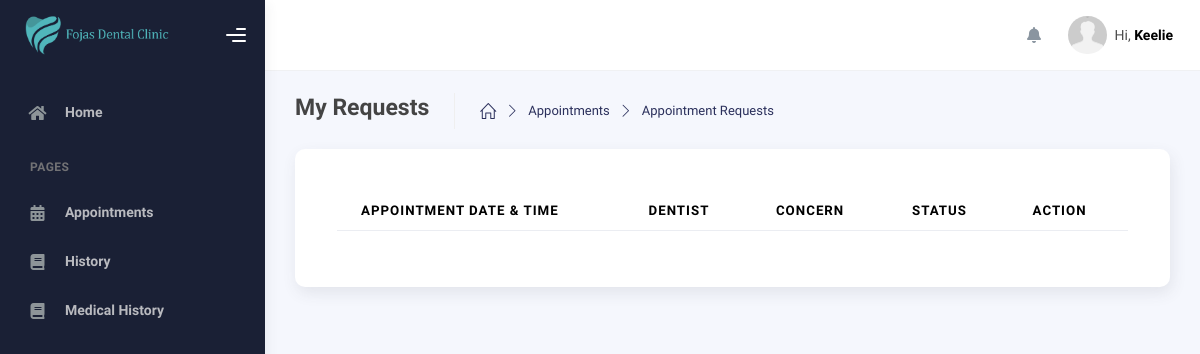
/modules/patients/requests.php (signed in), run on an earlier commit of the app's database.
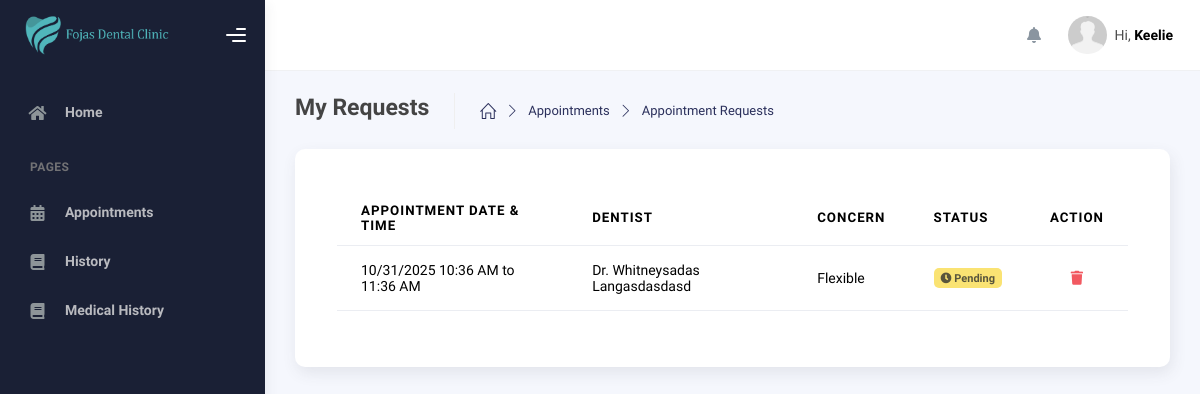
And on a later commit of the database.
### tables this page shows
CREATE TABLE `appointments` (
  `id` int(11) NOT NULL,
  `user_id` int(11) NOT NULL,
  `user_id_patient` int(11) NOT NULL,
  `appointment_id` int(110) NOT NULL,
  `concern` varchar(255) NOT NULL,
  `confirmed` int(11) NOT NULL,
  `appointment_time` varchar(100) NOT NULL,
  `appointment_date` varchar(100) NOT NULL,
  `date_created` date NOT NULL,
  `date_updated` date NOT NULL,
  `remarks` varchar(255) DEFAULT NULL,
  `walk_in` int(11) DEFAULT NULL
);

CREATE TABLE `users` (
  `id` int(11) NOT NULL,
  `user_id` int(100) NOT NULL,
  `role_id` int(11) NOT NULL,
  `first_name` varchar(250) NOT NULL,
  `middle_name` varchar(255) NOT NULL,
  `last_name` varchar(255) NOT NULL,
  `mobile_number` varchar(255) NOT NULL,
  `email` varchar(255) DEFAULT NULL,
  `password` varchar(255) NOT NULL,
  `date_of_birth` date NOT NULL,
  `date_created` date NOT NULL,
  `date_updated` date NOT NULL,
  `token` varchar(255) DEFAULT NULL,
  `address` varchar(255) DEFAULT NULL,
  `otp` varchar(100) DEFAULT NULL
);

### modules/queries/Appointments/appointments.php (called while the page is built, shortened)
<?php
function getAllRequestsById($conn, $id) {
  $sql = "SELECT
    appointments.appointment_id,
    appointments.user_id AS doctor_id,
    appointments.user_id_patient AS patient_id,
    appointments.concern,
    appointments.appointment_date,
    appointments.appointment_time,
    appointments.confirmed,
    appointments.remarks,
    patient.first_name AS patient_first_name,
    patient.middle_name AS patient_middle_name,
    patient.last_name AS patient_last_name,
    doctor.first_name AS doctor_first_name,
    doctor.middle_name AS doctor_middle_name,
    doctor.last_name AS doctor_last_name,
    schedule.start_time,
    schedule.end_time
  FROM appointments
  LEFT JOIN users AS patient
  ON appointments.user_id_patient = patient.user_id
  LEFT JOIN users AS doctor
  ON appointments.user_id = doctor.user_id
  LEFT JOIN schedule
  ON appointments.user_id = schedule.user_id
  WHERE appointments.user_id_patient = ?
  ";
  $stmt = mysqli_prepare($conn, $sql);
  mysqli_stmt_bind_param($stmt, "i", $id);
  mysqli_stmt_execute($stmt);
  return mysqli_stmt_get_result($stmt);
}

### modules/patients/requests.php (the view, shortened to what the changed rows need)
<?php
include_once($_SERVER['DOCUMENT_ROOT'] . '/dental_appointment/includes/header.php');
include_once($_SERVER['DOCUMENT_ROOT'] . '/dental_appointment/modules/queries/Appointments/appointments.php');
$user_id_patient = $_SESSION['user_id'];
?>
    <div class="wrapper">
      <div class="main-panel">
        <div class="container">
          <div class="page-inner">
            <div class="page-category">
                <div class="card p-5">
                <div class="table-responsive">
                <table class="display table table-hover" id="dataTable">
                    <thead>
                        <tr>
                            <th>Appointment Date & Time</th>
                            <th>Dentist</th>
                            <th>Concern</th>
                            <th>Status</th>
                            <th>Action</th>
                        </tr>
                    </thead>
                    <tbody>
                        <?php
                            $run_appointments = getAllRequestsById($conn, $user_id_patient);
                            if(mysqli_num_rows($run_appointments) > 0){
                                foreach($run_appointments as $row_appointment){
                                    ?>
                                    <tr>
                                        <td><?php echo $row_appointment['appointment_date']. " " . $row_appointment['appointment_time']?></td>
                                        <td>Dr. <?php echo $row_appointment['doctor_first_name'] . " " . $row_appointment['doctor_last_name']?></td>
                                    <td><?php echo $row_appointment['concern']?></td>
                                    <td>
                                      <?php
                                        $handler = match($row_appointment['confirmed']){
                                            1 => '<span class="badge text-dark text-body-secondary fw-bold" style="background: #94f7c9; border: #94f7c9;"><i class="fas fa-check-circle"></i> Confirmed</span>',
                                            2 => '<span class="badge text-dark text-body-secondary fw-bold" style="background: #f79494; border: #f79494;"><i class="fas fa-times-circle"></i> Cancelled</span>',
                                            3 => '<span class="badge text-dark text-body-secondary fw-bold" style="background: #fab273; border: #fab273;"><i class="fas fa-times"></i> No Show</span>',
                                            default => '<span class="badge text-dark text-body-secondary fw-bold" style="background: #fae373; border: #fae373;"><i class="fas fa-clock"></i> Pending</span>'
                                        };
                                        echo $handler;
                                      ?>
                                    </td>
                                    <td>
                                      <?php
                                        if($row_appointment['confirmed'] == 0) {
                                          ?>
                                          <div class="text-center text-danger">
                                            <a href="request-action.php?id=<?= $row_appointment['appointment_id']?>&status=2" class="status"><i class="fas fa-trash"></i></a>
                                          </div>
                                          <?php
                                        } else {
                                          ?>
                                          <div class="text-center text-danger" style="opacity: 50%;">
                                            <a href="#" class="status" style="pointer-events:none; color"><i class="fas fa-trash"></i></a>
                                          </div>
                                          <?php
                                        }
                                      ?>
                                    </td>
                                  </tr>
                                    <?php
                                }
                            }
                        ?>
                    </tbody>
                </table>
                </div>
            </div>
            </div>
        </div>
      </div>
    </div>
<?php
include_once($_SERVER['DOCUMENT_ROOT'] . '/dental_appointment/includes/scripts.php');
?>

What changed in the data, as far as the page shows it:
added appointments: appointment_date "10/31/2025", appointment_time "10:36 AM to 11:36 AM", users.first_name "Whitneysadas", users.last_name "Langasdasdasd", concern "Flexible", confirmed "Pending"
